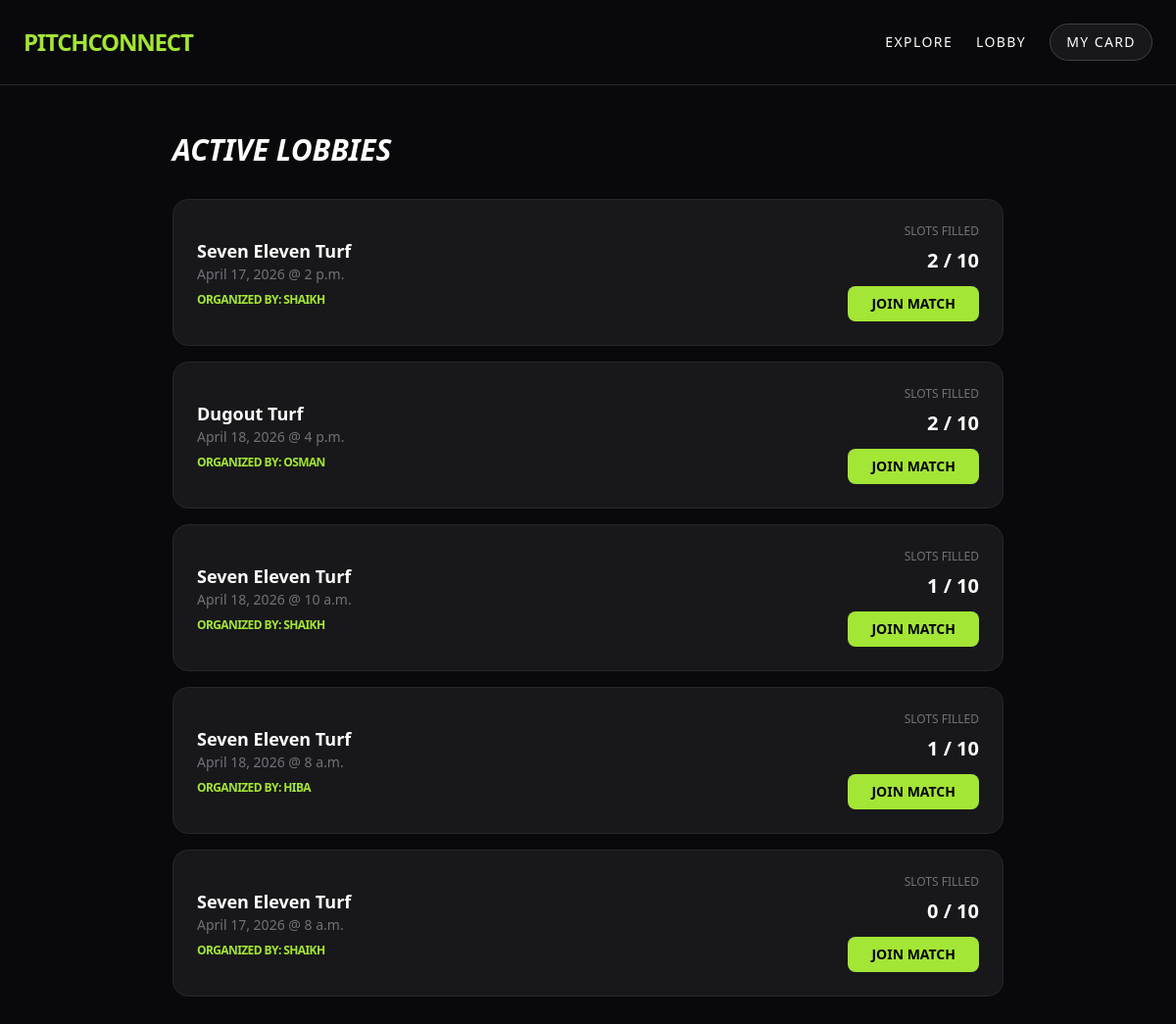
The page /matches/ on the database its author committed.
### pitch_app/models.py (models this page shows, shortened)
class Match(models.Model):
    booking = models.OneToOneField(Booking, on_delete=models.CASCADE, related_name="match")
    title = models.CharField(max_length=100, default="Friendly Match")
    required_players = models.IntegerField(default=10)
    players = models.ManyToManyField(User, related_name="joined_matches", blank=True)

class Booking(models.Model):
    user = models.ForeignKey(User, on_delete=models.CASCADE, related_name="my_bookings")
    turf = models.ForeignKey(Turf, on_delete=models.CASCADE, related_name="bookings")
    date = models.DateField()
    start_time = models.TimeField()
    created_at = models.DateTimeField(auto_now_add=True)

class Turf(models.Model):
    name = models.CharField(max_length=100)
    location = models.CharField(max_length=255) # e.g., Mira Road, Dahisar
    price_per_hour = models.DecimalField(max_digits=7, decimal_places=2)
    image = models.ImageField(upload_to='turf_images/')
    description = models.TextField()

### pitch_app/views.py (the view)
# urls.py: path('matches/', views.match_list, name='match_list'),
def match_list(request):
    open_matches = Match.objects.all()
    return render(request, 'pitch_app/matches.html', {
        'matches': open_matches
    })

### pitch_app/templates/pitch_app/matches.html (shortened to what this page needs)
<!DOCTYPE html>
<html lang="en">
<head>
    <script src="https://cdn.tailwindcss.com"></script>
</head>
<body class="bg-zinc-950 text-white">
    <nav class="p-6 border-b border-zinc-800 flex justify-between items-center bg-zinc-950 sticky top-0 z-50">
        <a href="{% url 'index' %}" class="text-2xl font-bold tracking-tighter text-lime-400">PITCHCONNECT</a>
        <div class="space-x-6 text-sm font-medium uppercase tracking-widest flex items-center">
            <a href="{% url 'index' %}" class="hover:text-lime-400 transition">Explore</a>
            <a href="{% url 'match_list' %}" class="hover:text-lime-400 transition">Lobby</a>
            <a href="{% url 'profile' %}"
                class="bg-zinc-900 border border-zinc-700 px-4 py-2 rounded-full hover:bg-zinc-800 transition">
                My Card
            </a>
        </div>
    </nav>
    <main class="max-w-4xl mx-auto p-6 py-12">
        <h2 class="text-3xl font-black italic uppercase mb-8">Active Lobbies</h2>
        <div class="space-y-4">
            {% for match in matches %}
            <div class="bg-zinc-900 p-6 rounded-2xl border border-zinc-800 flex justify-between items-center">
                <div>
                    <h3 class="text-lg font-bold">{{ match.booking.turf.name }}</h3>
                    <p class="text-zinc-500 text-sm">{{ match.booking.date }} @ {{ match.booking.start_time }}</p>
                    <p class="text-lime-400 text-xs font-bold mt-2 uppercase tracking-tighter">
                        Organized by: {{ match.booking.user.username }}
                    </p>
                </div>
                <div class="text-right">
                    <p class="text-xs text-zinc-500 mb-2 uppercase">Slots Filled</p>
                    <div class="text-xl font-black">{{ match.players.count }} / {{ match.required_players }}</div>
                    <button onclick="joinMatch(this, '{{ match.id }}')"
                        class="mt-3 bg-lime-400 text-black px-6 py-2 rounded-lg font-bold text-sm hover:bg-white transition">
                        JOIN MATCH
                    </button>
                </div>
            </div>
            {% empty %}
            <div class="text-center py-20 border-2 border-dashed border-zinc-800 rounded-3xl">
                <p class="text-zinc-600 italic">No public matches found. Be the first to start one!</p>
            </div>
            {% endfor %}
        </div>
    </main>
</body>
</html>

### rows shown on the page
Match: booking.turf.name "Seven Eleven Turf", booking "April 17, 2026", booking.start_time "2 p.m.", booking.user.username "SHAIKH", players.count "2", required_players "10"
Match: booking.turf.name "Dugout Turf", booking "April 18, 2026", booking.start_time "4 p.m.", booking.user.username "OSMAN", players.count "2", required_players "10"
Match: booking.turf.name "Seven Eleven Turf", booking "April 18, 2026", booking.start_time "10 a.m.", booking.user.username "SHAIKH", players.count "1", required_players "10"
Match: booking.turf.name "Seven Eleven Turf", booking "April 18, 2026", booking.start_time "8 a.m.", booking.user.username "HIBA", players.count "1", required_players "10"
Match: booking.turf.name "Seven Eleven Turf", booking "April 17, 2026", booking.start_time "8 a.m.", booking.user.username "SHAIKH", players.count "0", required_players "10"
